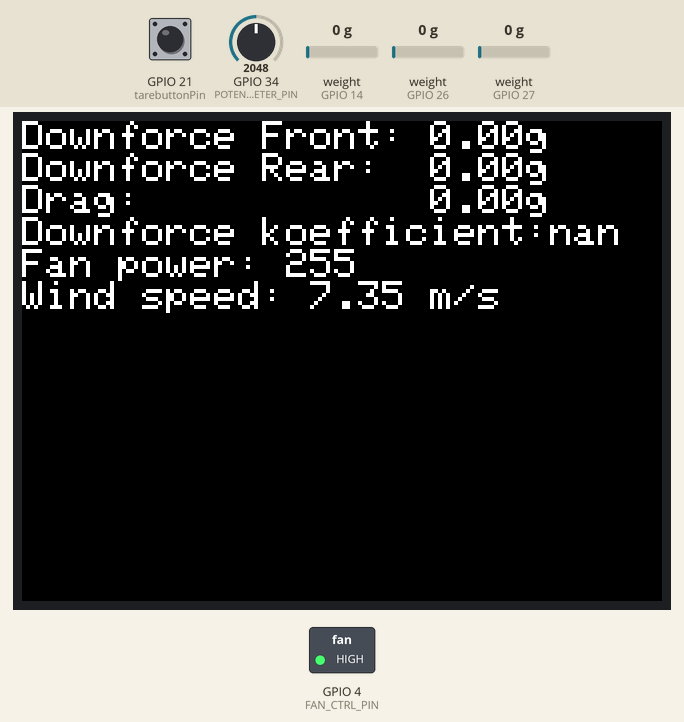
Recording of a sketch running on a simulated ESP32. Parts: 320×240 colour display, switched loads named in the sketch (green lamp = pin HIGH). The inputs (shaded band) are chosen by the test bench; at power-on: weight on the scale (sensors on GPIO 14, GPIO 27, GPIO 26) 0 g, GPIO 21 (tarebuttonPin) HIGH, GPIO 34 (POTENTIOMETER_PIN) = 2048. What the sketch prints to the serial monitor is not drawn.

Above: at 7.0 s.
7.1 s: weight on the scale (sensor on GPIO 14) set to 100 g
At 10.7 s:
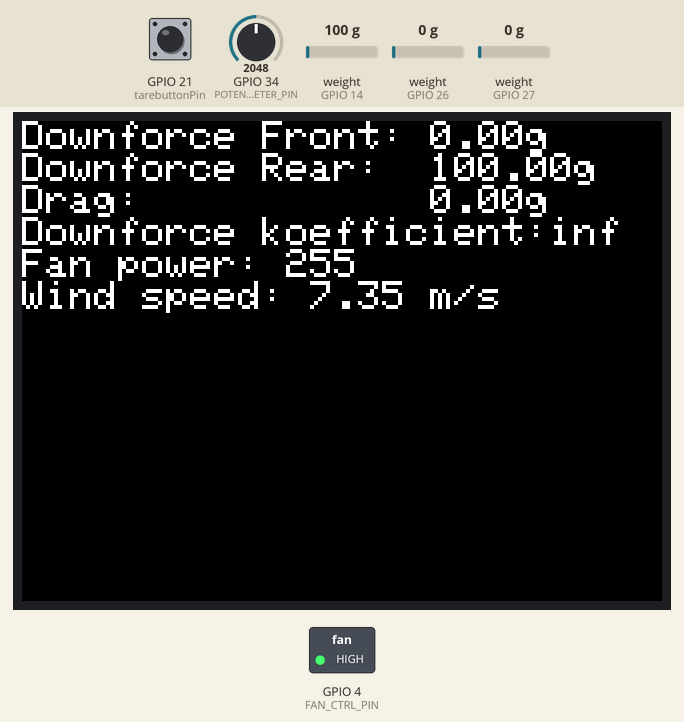
11.0 s: GPIO 21 (tarebuttonPin) pulled LOW for 3 s
At 13.3 s:
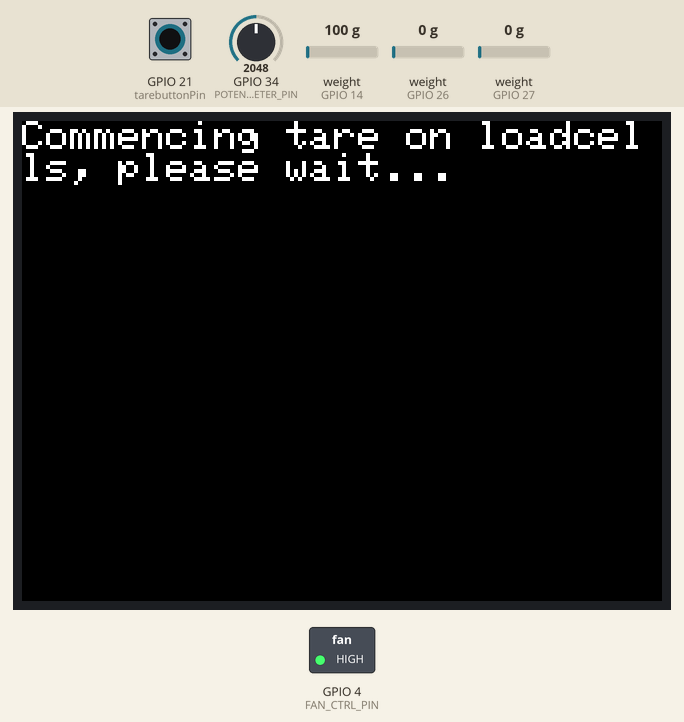
22.7 s: weight on the scale (sensor on GPIO 27) set to 100 g
At 26.2 s:
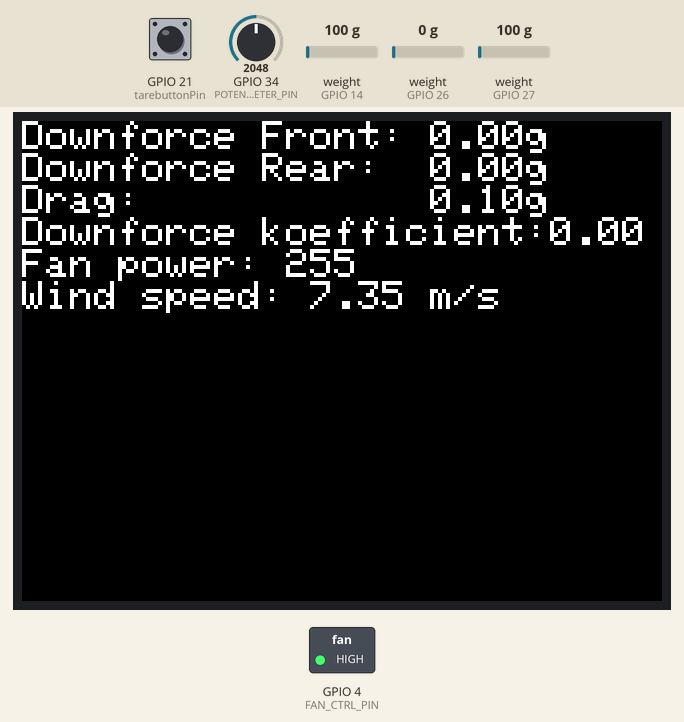
26.9 s: weight on the scale (sensor on GPIO 26) set to 100 g
At 32.5 s:
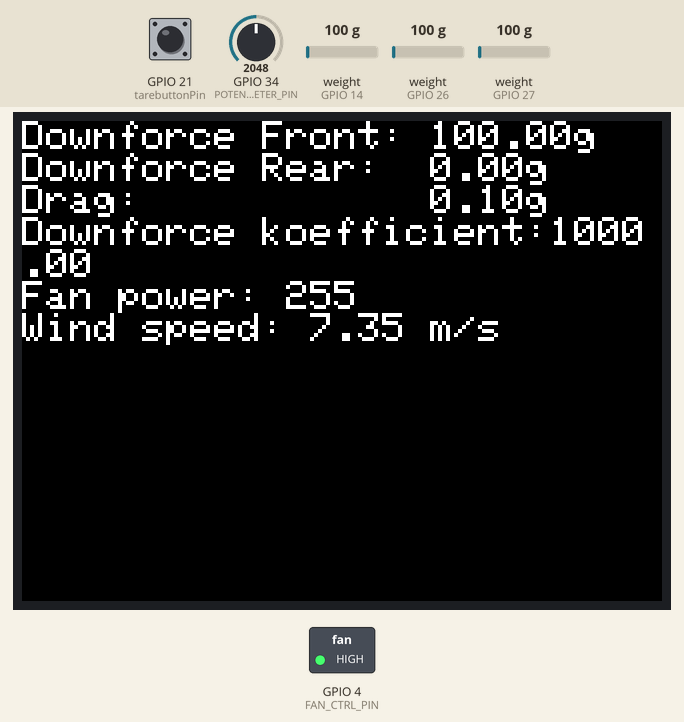
33.1 s: weight on the scale (sensor on GPIO 14) set to 1250 g
At 35.7 s:
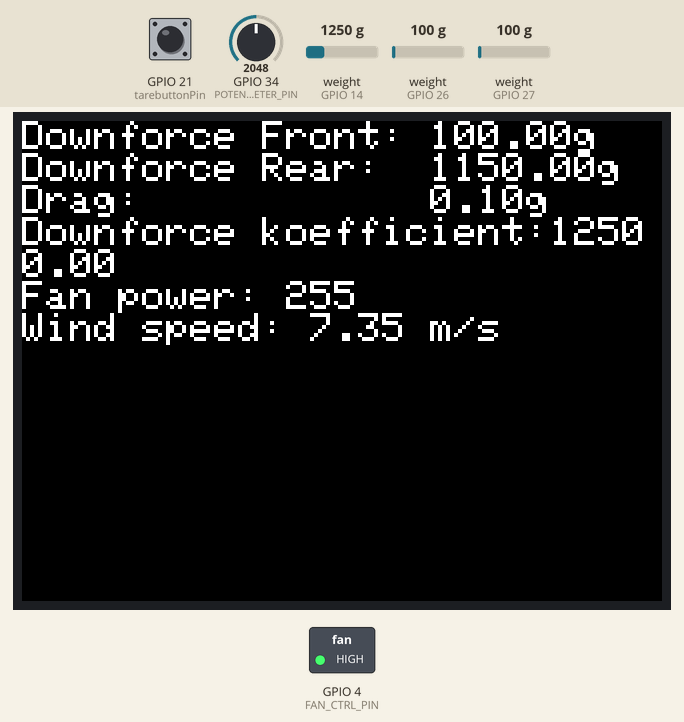
36.6 s: weight on the scale (sensor on GPIO 26) set to 1250 g
At 42.1 s:
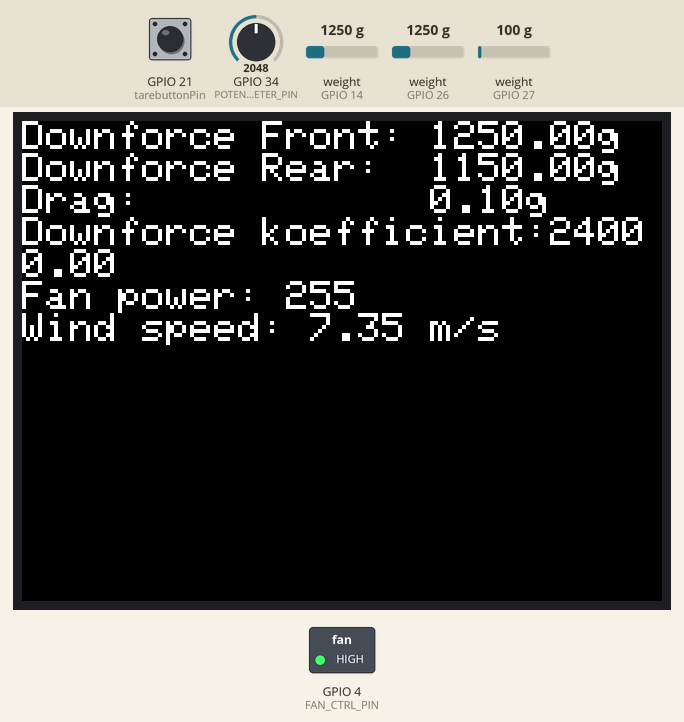
Timing chart, 0 to 43.4 s (numbered marks = the images above; inputs shaded):
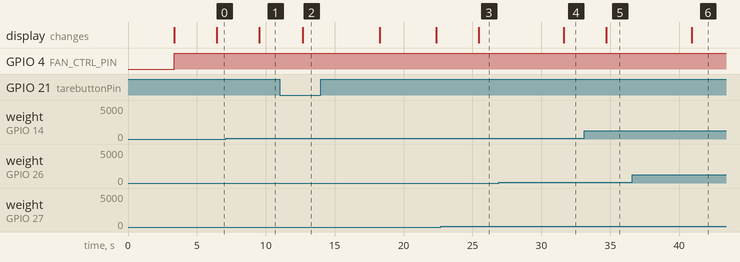

The sketch:

Code_Combinations.ino
```cpp
//Libraries:
    //Loadcells
    #include "HX711.h"
    //TFT
    #include "SPI.h"
    #include "Adafruit_GFX.h"
    #include "Adafruit_ILI9341.h"

//Pins:
    //Loadcell1
    const int DAT1 = 26;    // The data pin for the first load cell.  / Used for initiating loadcell through hx711 library so that it can be read with hx711.
    const int CLK1 = 25;    // The clock pin for the first load cell. / Used together with DAT1 for initialising load cell communication.
    //Loadcell2
    const int DAT2 = 14;
    const int CLK2 = 32;
    //Loadcell2
    const int DAT3 = 27;//26
    const int CLK3 = 12;//25
    //TFT
    #define TFT_CS   15     // Pin for communication with TFT-dxisplay. / Used by TFT libraries for doing things with the TFT display.
    #define TFT_DC   33     // Pin for communication with TFT-display.

    //Output pin to fan
    #define FAN_CTRL_PIN 4          // The pin the fan control voltage is output through. / Used with ledcAttachPin to attach to a channel.
    #define FAN_CTRL_CHANNEL 2      // The pwm channel the

    //Potentiometer pin
    #define POTENTIOMETER_PIN 34

    //Tarebutton pin
    #define tarebuttonPin 21

//Variables:
    //Load cells
    float weight1;
    float weight2;
    float weight3;
    float downforceKoefficient;
    //Fan control
    int fanCtrlVoltage = 0;             //The control voltage to output to the fan control pwm input
    int fanPowerPercent = 0;
    float windSpeed = 0.0;
    //Potentiometer
    int potentiometerInput = 0;         //The Voltage recorded from the potentiometer
    //TareButton
    int TareButtonState = 0; //State of button connected to tare

//Initiaizes
    //Declares what component to use for loadcells
    HX711 loadCell1;
    HX711 loadCell2;
    HX711 loadCell3;
    //Declares pins to use for tft
    Adafruit_ILI9341 tft = Adafruit_ILI9341(TFT_CS, TFT_DC);

void setupLedcChannel(uint8_t pin, uint8_t channel){  // Creates a channel and attaches a pin
  ledcAttachPin(pin, channel);  // Attaches pin to channel
  ledcSetup(channel, 20000, 8); // Sets up channel (channel number, frequency, resolution)
}

void setup() {
    Serial.begin(115200); //Starts communication with serialmonitor
    delay(200);
//Loadcells
    // Initialize the first HX711
    Serial.println("starting first cell");
    loadCell1.begin(DAT1, CLK1);

    //scale_factor = known_weight / output_value
    loadCell1.set_scale(3150.f);  // Set the scale factor for the first load cell ----
    loadCell1.tare();  // Tare the first scale -----

    // Initialize the second HX711
    Serial.println("starting second cell");
    loadCell2.begin(DAT2, CLK2);

    //scale_factor = known_weight / output_value
    loadCell2.set_scale(2987.f);  // Set the scale factor for the second load cell  -----
    loadCell2.tare();  // Tare the second scale ----

    // Initialize the second HX711
    Serial.println("starting third cell");
    loadCell3.begin(DAT3, CLK3);

    //scale_factor = known_weight / output_value
    loadCell3.set_scale(12181.f);  // Set the scale factor for the second load cell  -----
    loadCell3.tare();  // Tare the second scale ----

    Serial.println("Loadcell start done");

//TFT
    tft.begin();    //Starts TFT
    tft.setRotation(1); //Tells TFT which direction to use
    tft.setTextSize(2); //Tells TFT what size of text to use

//Fan
    setupLedcChannel(FAN_CTRL_PIN, FAN_CTRL_CHANNEL);   // Sets up ledc channel for generating PWM
    pinMode(POTENTIOMETER_PIN, INPUT);

//Tare button
    pinMode(tarebuttonPin, INPUT_PULLUP);
}

void loop() {
//Fan:
    potentiometerInput = analogRead(POTENTIOMETER_PIN);     // Reads the value from the potentiometer pin.

    fanCtrlVoltage = map(potentiometerInput, 0, 4095, 0, 255);  // Sets fanCtrlVoltage depending on potentiometer read
    fanCtrlVoltage = constrain(fanCtrlVoltage, 0, 255);
    fanCtrlVoltage = 255;
    ledcWrite(FAN_CTRL_CHANNEL, fanCtrlVoltage);    // Outputs fanCtrlVoltage to fan as PWM through ledc

    //fanPowerPercent = map(fanCtrlVoltage, 0, 255, 0, 100);  // Calculates percentage of max power of fan for display purposes (not in use)

    windSpeed = 0.136 + 0.0245*fanCtrlVoltage + 0.0000148*fanCtrlVoltage*fanCtrlVoltage;    // Calculates approximate wind speed based on previous recression analysis
    // Read the weight of the first load cell
    weight1 = loadCell1.get_units(10);

    // Read the weight of the second load cell
    weight2 = loadCell2.get_units(10);

    // Read the weight of the  third load cell
    weight3 = loadCell3.get_units(10);

    //Calculate downforce/drag ratio
    downforceKoefficient = (weight1+weight2)/weight3;

//TFT:
    // Displays text and values on screen:
    tft.setCursor(0,0); //Moves cursor to top
    tft.fillScreen(ILI9341_BLACK); //Clears screen
    tft.print("Downforce Front: "); tft.println(weight1+String("g"));
    tft.print("Downforce Rear:  "); tft.println(weight2+String("g"));
    tft.print("Drag:            "); tft.println(weight3+String("g"));
    tft.print("Downforce koefficient:"); tft.println(downforceKoefficient);
    tft.print("Fan power: "); tft.println(fanCtrlVoltage); //tft.println("%");
    if(fanCtrlVoltage < 25) {   // The calculation for wind speed is wildly innacurate at values of fanCtrlVoltage below 25. In reality the fan doesn't spin.
        tft.print("Wind speed: "); tft.println("0.0 m/s");
    }
    else {
        tft.print("Wind speed: "); tft.print(windSpeed); tft.println(" m/s");
    }

//TareFunction
    TareButtonState = digitalRead(tarebuttonPin);   // Reads if button is pressed
    if (TareButtonState == 0)
    {
        //Clears TFT Screen
        tft.setCursor(0,0);
        tft.fillScreen(ILI9341_BLACK);
        //Starts taring process
        tft.print("Commencing tare on loadcells, please wait...");
        delay(2500);
        loadCell1.tare();
        loadCell2.tare();
        loadCell3.tare();
        //Tare done
        tft.fillScreen(ILI9341_BLACK);
        tft.setCursor(0,0);
        tft.print("Tare done!");
        delay(1000);
    }
//Delay between readings
//delay(200);
}
```

Measured:
- after the input at 7.1 s, the display: changes after 2.4 s (image 1)
- after the input at 11.0 s, the display: changes after 1.7 s (image 2)
- after the input at 22.7 s, the display: changes after 2.8 s (image 3)
- after the input at 26.9 s, the display: changes after 4.7 s (image 4)
- after the input at 33.1 s, the display: changes after 1.6 s (image 5)
- after the input at 36.6 s, the display: changes after 4.3 s (image 6)
